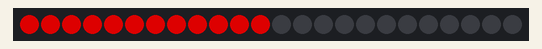
This sketch was run on a simulated Arduino Uno, built with avr-gcc and run on an emulated ATmega328P. Parts: 24 RGB LEDs in strip order, left to right. Dim RGB values are drawn brighter than linear.

Above: at 4.66 s.
At 5.9 s:
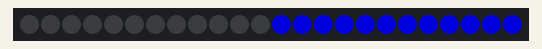
At 7.03 s:
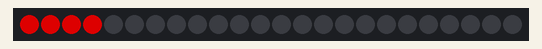
At 7.98 s:
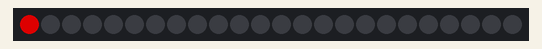
At 8.61 s:
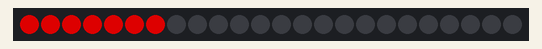
At 9.25 s:
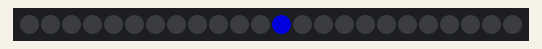

Measured:
- by itself, everything shown: repeats every 9.9 s, in 83 steps

The sketch:

Indian_Siren.ino
```cpp
//Including Library for Neo Pixel
#include <Adafruit_NeoPixel.h>

//Defining Digital Pin on Board
#define PIN 6
//Total Number Of Pixels
#define NUMPIXELS 24

//Calling the function to set the neopixel
Adafruit_NeoPixel pixels(NUMPIXELS, PIN, NEO_GRB + NEO_KHZ800);

void setup() {
  pixels.begin(); //Initiating the pixels
}

void loop() {
  pixels.clear(); //Turning off all the leds
  delay(50);
  Siren1();
  delay(50);
  Siren2();
  delay(50);
  Siren3();
}

////////////////////////////////////////////////////////////////////////////
//Functions for Siren Type-1
////////////////////////////////////////////////////////////////////////////

void Red1(){
  for(int i=0; i<(NUMPIXELS/2); i++){
    pixels.setPixelColor(i, pixels.Color(150, 0, 0));
  }
  pixels.show();
}

void Blue1(){
  for(int i=12; i<NUMPIXELS; i++){
    pixels.setPixelColor(i, pixels.Color(0, 0, 150));
  }
  pixels.show();
}

void Blank(){
  for(int i=0; i<NUMPIXELS; i++){
    pixels.setPixelColor(i, pixels.Color(0, 0, 0));
  }
  pixels.show();
}

void Red1Flash(){
  for(int i=0; i<=3; i++){
    Red1();
    delay(75);
    Blank();
    delay(40);
  }
}

void Blue1Flash(){
  for(int i=0; i<=3; i++){
    Blue1();
    delay(75);
    Blank();
    delay(40);
  }
}

void Siren1(){
  for(int i=0; i<=3; i++){
    Red1Flash();
    delay(50);
    Blue1Flash();
    delay(50);
  }
}

////////////////////////////////////////////////////////////////////////////
//Functions for Siren Type-2
////////////////////////////////////////////////////////////////////////////

void Red2(){
  for(int i=0; i<(NUMPIXELS/2); i++){
    pixels.setPixelColor(i, pixels.Color(150, 0, 0));
  }
  pixels.show();
}

void Blue2(){
  for(int i=12; i<NUMPIXELS; i++){
    pixels.setPixelColor(i, pixels.Color(0, 0, 150));
  }
  pixels.show();
}

void Red2Flash(){
  for(int i=0; i<=3; i++){
    Red2();
    delay(20);
    Blank();
    delay(0);
  }
}

void Blue2Flash(){
  for(int i=0; i<=3; i++){
    Blue2();
    delay(20);
    Blank();
    delay(0);
  }
}

void Siren2(){
  for(int i=0; i<=8; i++){
    Red2Flash();
    delay(20);
    Blue2Flash();
    delay(20);
  }
}

////////////////////////////////////////////////////////////////////////////
//Functions for Siren Type-3
////////////////////////////////////////////////////////////////////////////

void Blue3(){
  for(int i=12; i<24; i++){
    pixels.setPixelColor(i, pixels.Color(0, 0, 150));
    pixels.show();
    delay(20);
  }
}

void Red3(){
  for(int i=0; i<12; i++){
    pixels.setPixelColor(i, pixels.Color(150, 0, 0));
    pixels.show();
    delay(20);
  }
}

void Siren3(){
  for(int i=0; i<=6; i++){
    pixels.clear();
    Red3();
    pixels.clear();
    Blue3();
  }
}
```
